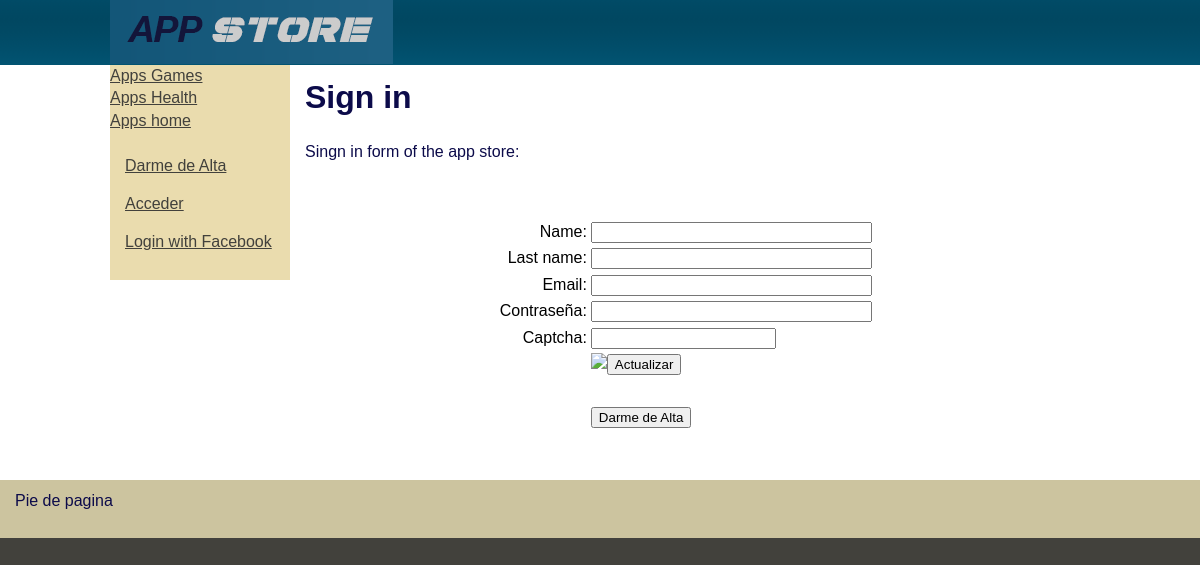
Page /alta_usuario.php on the committed database.
### tables this page shows
CREATE TABLE `tblcategoria` (
  `idCategoria` int(11) NOT NULL,
  `strDescripcion` varchar(50) NOT NULL
);

### includes/catalogo.php (the view, shortened to what this page needs)
<?php require_once('Connections/conexionzapatos.php'); ?>
<?php
$query_Recordset1 = "SELECT * FROM tblcategoria ORDER BY tblcategoria.strDescripcion";
$Recordset1 = mysql_query($query_Recordset1, $conexionzapatos) or die(mysql_error());
$row_Recordset1 = mysql_fetch_assoc($Recordset1);
?>
<?php do { ?>
  <a href="categoria_ver.php?cat=<?php echo $row_Recordset1['idCategoria']; ?>"><?php echo $row_Recordset1['strDescripcion']; ?></a><br>
  <?php } while ($row_Recordset1 = mysql_fetch_assoc($Recordset1)); ?>
<p>
<?php
if ((isset($_SESSION['MM_Username'])) && ($_SESSION['MM_Username'] != ""))
  {
	  echo "Hola ";
	  echo ObtenerNombreUsuario($_SESSION['MM_IdUsuario']);
	  ?>
      <br />
      <a href="carrito_lista.php" class="modificacionusuario">Carrito de la Compra</a> <a href="usuario_modificar.php" class="modificacionusuario">Modificar</a> - <a href="usuario_cerrarsesion.php"  class="modificacionusuario">Salir</a>
<?php
  }
  else
  {?><br />
  <a href="alta_usuario.php">Darme de Alta</a></p>
<p><a href="acceso.php">Acceder</a></p>
<?php }?>
  <p> <a href="fbconfig.php">Login with Facebook</a></p>

### estilo/principal.css (style rules this page uses)
body { font: 100%/1.4 Verdana, Arial, Helvetica, sans-serif; background: #42413C; margin: 0; padding: 0; color: #000; }
h1, h2, h3, h4, h5, h6, p { margin-top: 0; padding-right: 15px; padding-left: 15px; font-style: normal; color: rgba(12,11,74,1.00); }
a:link { color: #42413C; text-decoration: underline; }

### rows in the picture
tblcategoria: strDescripcion "Apps Games"
tblcategoria: strDescripcion "Apps Health"
tblcategoria: strDescripcion "Apps home"
